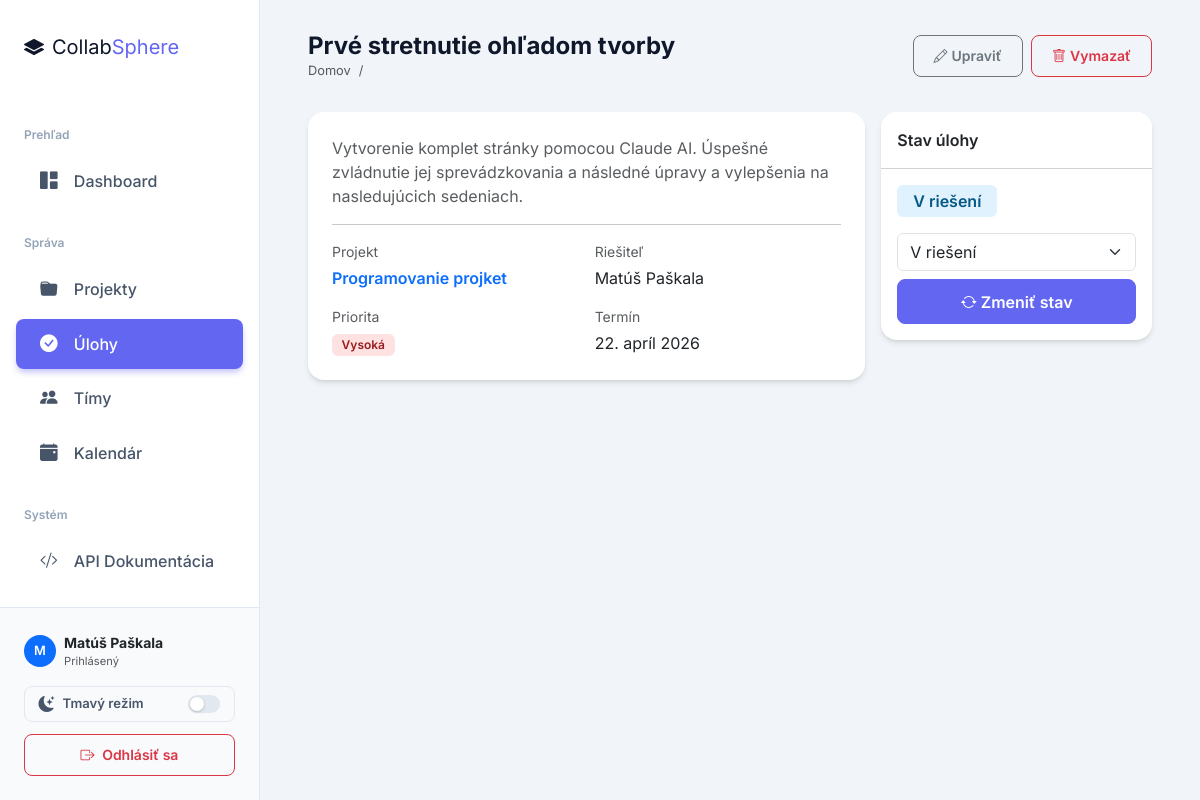
The page /tasks/1/ (signed in) on the database as committed earlier.
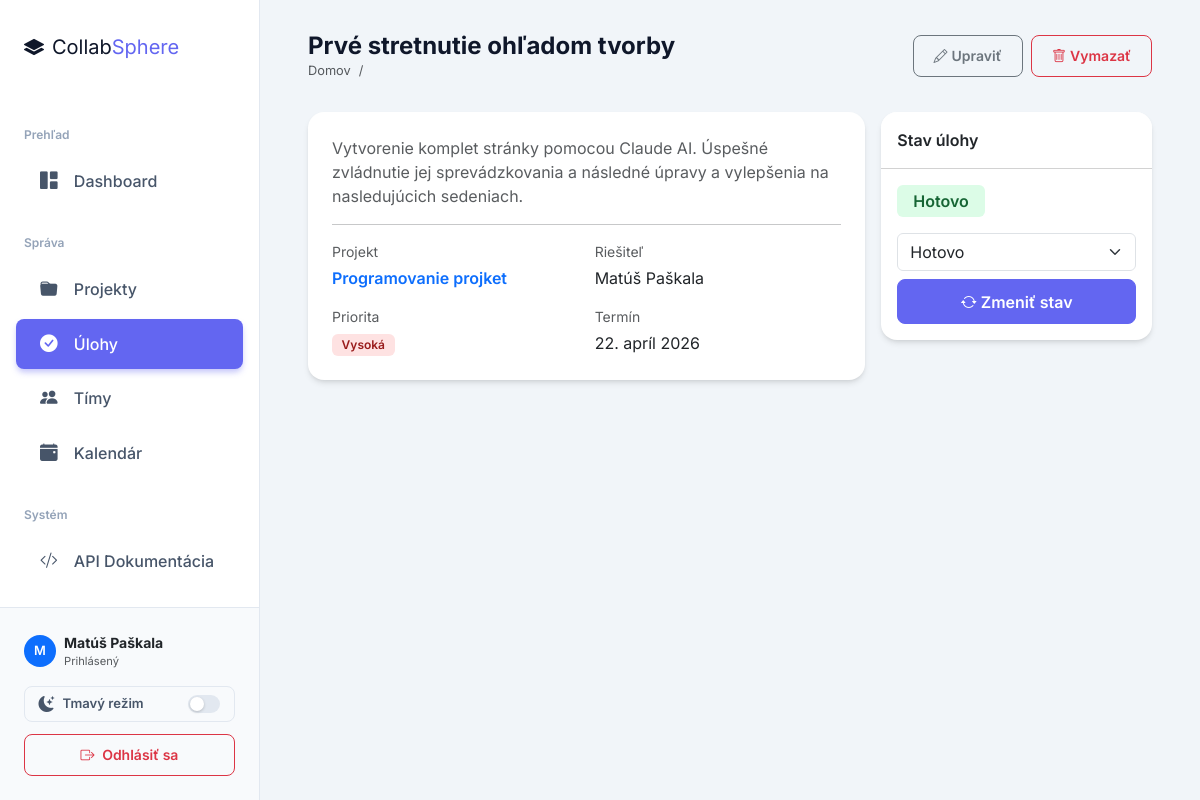
The same page on the database as committed later.
### projects/models.py (models this page shows, shortened)
class Task(models.Model):
    PRIORITY_CHOICES = [
        ('low', 'Nízka'),
        ('medium', 'Stredná'),
        ('high', 'Vysoká'),
        ('critical', 'Kritická'),
    ]
    STATUS_CHOICES = [
        ('todo', 'Na urobenie'),
        ('in_progress', 'V riešení'),
        ('review', 'Na kontrole'),
        ('done', 'Hotovo'),
    ]
    name = models.CharField(max_length=200, verbose_name='Názov')
    description = models.TextField(blank=True, verbose_name='Popis')
    priority = models.CharField(max_length=10, choices=PRIORITY_CHOICES, default='medium', verbose_name='Priorita')
    deadline = models.DateField(null=True, blank=True, verbose_name='Termín')
    status = models.CharField(max_length=15, choices=STATUS_CHOICES, default='todo', verbose_name='Stav')
    project = models.ForeignKey(Project, on_delete=models.CASCADE, related_name='tasks', verbose_name='Projekt')
    assignee = models.ForeignKey(User, on_delete=models.SET_NULL, null=True, blank=True,related_name='tasks', verbose_name='Riešiteľ')
    created_at = models.DateTimeField(auto_now_add=True)
    class Meta:
        verbose_name = 'Úloha'
        verbose_name_plural = 'Úlohy'
        ordering = ['-created_at']

class Project(models.Model):
    STATUS_CHOICES = [
        ('planning', 'Plánovanie'),
        ('active', 'Aktívny'),
        ('on_hold', 'Pozastavený'),
        ('completed', 'Dokončený'),
        ('cancelled', 'Zrušený'),
    ]
    name = models.CharField(max_length=200, verbose_name='Názov')
    description = models.TextField(blank=True, verbose_name='Popis')
    created_at = models.DateTimeField(auto_now_add=True, verbose_name='Dátum vytvorenia')
    deadline = models.DateField(null=True, blank=True, verbose_name='Termín odovzdania')
    status = models.CharField(max_length=20, choices=STATUS_CHOICES, default='planning', verbose_name='Stav')
    team = models.ForeignKey(Team, on_delete=models.SET_NULL, null=True, blank=True,
                             related_name='projects', verbose_name='Tím')
    members = models.ManyToManyField(User, through='Membership', related_name='projects', verbose_name='Členovia')
    class Meta:
        verbose_name = 'Projekt'
        verbose_name_plural = 'Projekty'
        ordering = ['-created_at']

### projects/views.py (the view)
# urls.py: path('tasks/<int:pk>/', views.task_detail, name='task_detail'),
@login_required
def task_detail(request, pk):
    is_manager = request.user.groups.filter(name='manager').exists()
    if is_manager:
        task = get_object_or_404(Task, pk=pk)
    else:
        task = get_object_or_404(Task.objects.filter(Q(assignee=request.user) | Q(project__members=request.user)).distinct(), pk=pk)
    return render(request, 'tasks/task_detail.html', {'task': task, 'is_manager': is_manager})

### templates/tasks/task_detail.html (shortened to what this page needs)
{% extends "base.html" %}
{% block page_title %}{{ task.name }}{% endblock %}
{% block topbar_actions %}
<a href="{% url 'task_edit' task.pk %}" class="btn btn-sm btn-outline-secondary me-1"><i class="bi bi-pencil me-1"></i>Upraviť</a>
{% if is_manager %}
<a href="{% url 'task_delete' task.pk %}" class="btn btn-sm btn-outline-danger"><i class="bi bi-trash me-1"></i>Vymazať</a>
{% endif %}
{% endblock %}
{% block content %}
<div class="row g-3">
  <div class="col-lg-8">
    <div class="card">
      <div class="card-body p-4">
        <p class="text-muted">{{ task.description|default:"Bez popisu" }}</p>
        <hr>
        <div class="row g-3 text-sm">
          <div class="col-sm-6">
            <div class="text-muted small mb-1">Projekt</div>
            <a href="{% url 'project_detail' task.project.pk %}" class="text-decoration-none fw-semibold">{{ task.project.name }}</a>
          </div>
          <div class="col-sm-6">
            <div class="text-muted small mb-1">Riešiteľ</div>
            <span>{{ task.assignee.get_full_name|default:task.assignee.username|default:"Nepriradený" }}</span>
          </div>
          <div class="col-sm-6">
            <div class="text-muted small mb-1">Priorita</div>
            <span class="badge badge-priority-{{ task.priority }}">{{ task.get_priority_display }}</span>
          </div>
          <div class="col-sm-6">
            <div class="text-muted small mb-1">Termín</div>
            <span>{{ task.deadline|default:"—" }}</span>
          </div>
        </div>
      </div>
    </div>
  </div>
  <div class="col-lg-4">
    <div class="card">
      <div class="card-header bg-white py-3 fw-semibold">Stav úlohy</div>
      <div class="card-body">
        <div class="mb-3">
          <span class="badge badge-status-{{ task.status }} fs-6 px-3 py-2">{{ task.get_status_display }}</span>
        </div>
        {% if is_manager or task.assignee == request.user %}
        <form method="post" action="{% url 'task_change_status' task.pk %}">
          <select name="status" class="form-select mb-2">
            {% for val, label in task.STATUS_CHOICES %}
            <option value="{{ val }}" {% if task.status == val %}selected{% endif %}>{{ label }}</option>
            {% endfor %}
          </select>
          <button type="submit" class="btn btn-primary w-100"><i class="bi bi-arrow-repeat me-1"></i>Zmeniť stav</button>
        </form>
        {% endif %}
      </div>
    </div>
  </div>
</div>
{% endblock %}

Rows that differ between the two databases and show on the page:
changed Task "Prvé stretnutie ohľadom tvorby": status "V riešení" → "Hotovo"
